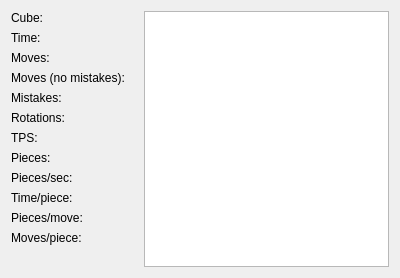
<?xml version="1.0" encoding="UTF-8"?>
<ui version="4.0">
 <class>ReconstructionWindow</class>
 <widget class="QDialog" name="ReconstructionWindow">
  <property name="geometry">
   <rect>
    <x>0</x>
    <y>0</y>
    <width>400</width>
    <height>278</height>
   </rect>
  </property>
  <property name="minimumSize">
   <size>
    <width>0</width>
    <height>278</height>
   </size>
  </property>
  <property name="maximumSize">
   <size>
    <width>16777215</width>
    <height>278</height>
   </size>
  </property>
  <property name="windowTitle">
   <string>Reconstruction</string>
  </property>
  <property name="modal">
   <bool>true</bool>
  </property>
  <layout class="QHBoxLayout" name="horizontalLayout">
   <item>
    <layout class="QFormLayout" name="formLayout">
     <item row="0" column="0">
      <widget class="QLabel" name="label">
       <property name="text">
        <string>Cube:</string>
       </property>
      </widget>
     </item>
     <item row="2" column="0">
      <widget class="QLabel" name="label_2">
       <property name="text">
        <string>Moves:</string>
       </property>
      </widget>
     </item>
     <item row="1" column="0">
      <widget class="QLabel" name="label_3">
       <property name="text">
        <string>Time:</string>
       </property>
      </widget>
     </item>
     <item row="6" column="0">
      <widget class="QLabel" name="label_4">
       <property name="text">
        <string>TPS:</string>
       </property>
      </widget>
     </item>
     <item row="7" column="0">
      <widget class="QLabel" name="label_5">
       <property name="text">
        <string>Pieces:</string>
       </property>
      </widget>
     </item>
     <item row="8" column="0">
      <widget class="QLabel" name="label_6">
       <property name="text">
        <string>Pieces/sec:</string>
       </property>
      </widget>
     </item>
     <item row="9" column="0">
      <widget class="QLabel" name="label_7">
       <property name="text">
        <string>Time/piece:</string>
       </property>
      </widget>
     </item>
     <item row="10" column="0">
      <widget class="QLabel" name="label_8">
       <property name="text">
        <string>Pieces/move:</string>
       </property>
      </widget>
     </item>
     <item row="11" column="0">
      <widget class="QLabel" name="label_9">
       <property name="text">
        <string>Moves/piece:</string>
       </property>
      </widget>
     </item>
     <item row="5" column="0">
      <widget class="QLabel" name="label_10">
       <property name="text">
        <string>Rotations:</string>
       </property>
      </widget>
     </item>
     <item row="3" column="0">
      <widget class="QLabel" name="label_11">
       <property name="text">
        <string>Moves (no mistakes):</string>
       </property>
      </widget>
     </item>
     <item row="0" column="1">
      <widget class="QLabel" name="cubeLabel">
       <property name="text">
        <string/>
       </property>
      </widget>
     </item>
     <item row="1" column="1">
      <widget class="QLabel" name="timeLabel">
       <property name="text">
        <string/>
       </property>
      </widget>
     </item>
     <item row="2" column="1">
      <widget class="QLabel" name="movesLabel">
       <property name="text">
        <string/>
       </property>
      </widget>
     </item>
     <item row="3" column="1">
      <widget class="QLabel" name="movesNoMistakesLabel">
       <property name="text">
        <string/>
       </property>
      </widget>
     </item>
     <item row="5" column="1">
      <widget class="QLabel" name="rotationsLabel">
       <property name="text">
        <string/>
       </property>
      </widget>
     </item>
     <item row="6" column="1">
      <widget class="QLabel" name="tpsLabel">
       <property name="text">
        <string/>
       </property>
      </widget>
     </item>
     <item row="7" column="1">
      <widget class="QLabel" name="piecesLabel">
       <property name="text">
        <string/>
       </property>
      </widget>
     </item>
     <item row="8" column="1">
      <widget class="QLabel" name="piecesPerSecLabel">
       <property name="text">
        <string/>
       </property>
      </widget>
     </item>
     <item row="9" column="1">
      <widget class="QLabel" name="timePerPieceLabel">
       <property name="text">
        <string/>
       </property>
      </widget>
     </item>
     <item row="10" column="1">
      <widget class="QLabel" name="piecesPerMoveLabel">
       <property name="text">
        <string/>
       </property>
      </widget>
     </item>
     <item row="11" column="1">
      <widget class="QLabel" name="movesPerPieceLabel">
       <property name="text">
        <string/>
       </property>
      </widget>
     </item>
     <item row="4" column="0">
      <widget class="QLabel" name="label_12">
       <property name="text">
        <string>Mistakes:</string>
       </property>
      </widget>
     </item>
     <item row="4" column="1">
      <widget class="QLabel" name="mistakesLabel">
       <property name="text">
        <string/>
       </property>
      </widget>
     </item>
    </layout>
   </item>
   <item>
    <widget class="QTextEdit" name="reconstructionTextEdit"/>
   </item>
  </layout>
 </widget>
 <resources/>
 <connections/>
</ui>
